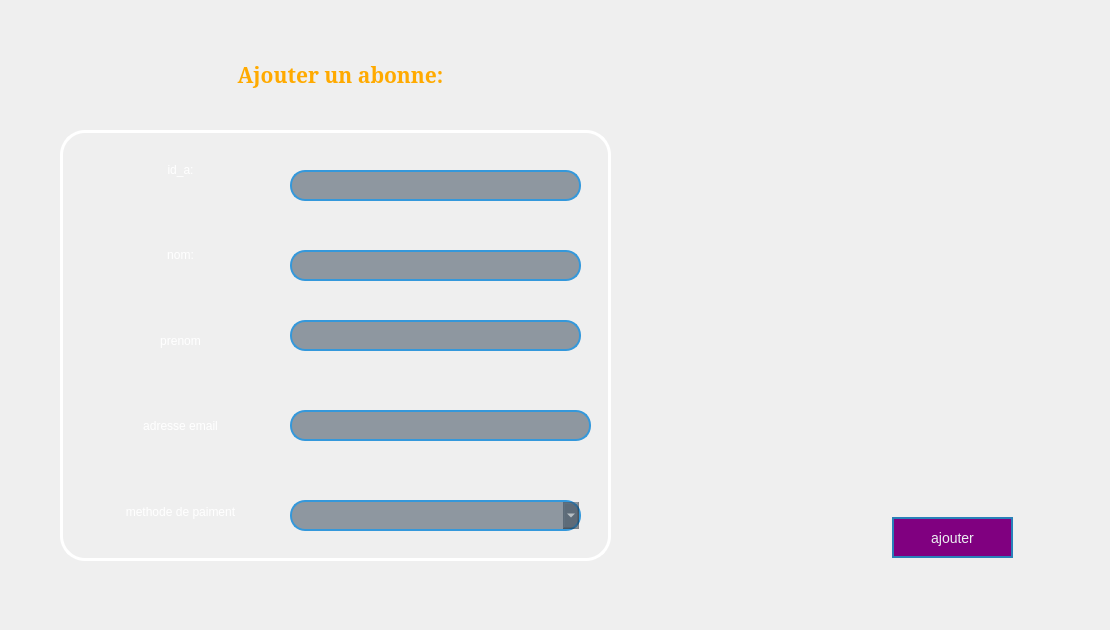
    <widget class="QWidget" name="pageAjouter">
     <attribute name="title">
      <string>pageAjouter</string>
     </attribute>
     <widget class="QLabel" name="label_4">
      <property name="geometry">
       <rect>
        <x>10</x>
        <y>10</y>
        <width>1091</width>
        <height>611</height>
       </rect>
      </property>
      <property name="styleSheet">
       <string notr="true">QTabWidget {
    background: qlineargradient(spread:pad, x1:0, y1:0, x2:0, y2:1, stop:0 rgba(30, 144, 255, 255), stop:1 rgba(0, 70, 128, 255)); /* Dégradé de bleu foncé à bleu clair */
}

/* Style des onglets */
QTabBar::tab {
    background-color: #00BCD4; /* Couleur d'arrière-plan de l'onglet - bleu turquoise */
    color: #ffffff; /* Couleur du texte de l'onglet - blanc */
    border: 2px solid #00BCD4; /* Bordure de l'onglet - bleu turquoise */
    padding: 12px 20px; /* Espacement interne - ajustez selon vos besoins */
}

/* Style des onglets lorsqu'ils sont survolés */
QTabBar::tab:hover {
    background-color: #0097A7; /* Couleur d'arrière-plan au survol - bleu plus foncé */
}

/* Style des onglets actifs */
QTabBar::tab:selected {
    background-color: #ffffff; /* Couleur d'arrière-plan de l'onglet actif - blanc */
    color: #00BCD4; /* Couleur du texte de l'onglet actif - bleu turquoise */
    border-bottom: 2px solid #00BCD4; /* Bordure en bas de l'onglet actif - bleu turquoise */
}

/* Style du contenu des onglets */
QTabWidget::pane {
    border: 2px solid #00BCD4; /* Bordure du contenu des onglets - bleu turquoise */
    border-top: 0; /* Supprimer la bordure supérieure */
}

/* Style des boutons de fermeture des onglets */
QTabBar::close-button {
    image: url(close.png); /* Remplacez par le chemin de votre icône de fermeture */
    subcontrol-position: right; /* Position à droite du texte de l'onglet */
}

QTabBar::close-button:hover {
    image: url(close-hover.png); /* Icône de fermeture au survol */
}

/* Ajustement de la police */
QTabBar {
    font-size: 16px; /* Taille de la police pour les onglets */
    qproperty-drawBase: 0; /* Désactiver le dessin de la base (fond) de l'onglet */
}</string>
      </property>
      <property name="text">
       <string/>
      </property>
      <property name="pixmap">
       <pixmap>images/backg.jpg.jpg</pixmap>
      </property>
      <property name="scaledContents">
       <bool>true</bool>
      </property>
     </widget>
     <widget class="QLabel" name="label_11">
      <property name="geometry">
       <rect>
        <x>140</x>
        <y>30</y>
        <width>401</width>
        <height>91</height>
       </rect>
      </property>
      <property name="palette">
       <palette>
        <active>
         <colorrole role="Button">
          <brush brushstyle="LinearGradientPattern">
           <gradient startx="0.000000000000000" starty="0.000000000000000" endx="1.000000000000000" endy="0.000000000000000" type="LinearGradient" spread="PadSpread" coordinatemode="ObjectBoundingMode">
            <gradientstop position="0.000000000000000">
             <color alpha="255">
              <red>0</red>
              <green>0</green>
              <blue>102</blue>
             </color>
            </gradientstop>
            <gradientstop position="0.250000000000000">
             <color alpha="255">
              <red>0</red>
              <green>0</green>
              <blue>102</blue>
             </color>
            </gradientstop>
            <gradientstop position="0.750000000000000">
             <color alpha="255">
              <red>173</red>
              <green>216</green>
              <blue>230</blue>
             </color>
            </gradientstop>
            <gradientstop position="1.000000000000000">
             <color alpha="255">
              <red>173</red>
              <green>216</green>
              <blue>230</blue>
             </color>
            </gradientstop>
           </gradient>
          </brush>
         </colorrole>
         <colorrole role="Base">
          <brush brushstyle="LinearGradientPattern">
           <gradient startx="0.000000000000000" starty="0.000000000000000" endx="1.000000000000000" endy="0.000000000000000" type="LinearGradient" spread="PadSpread" coordinatemode="ObjectBoundingMode">
            <gradientstop position="0.000000000000000">
             <color alpha="255">
              <red>0</red>
              <green>0</green>
              <blue>102</blue>
             </color>
            </gradientstop>
            <gradientstop position="0.250000000000000">
             <color alpha="255">
              <red>0</red>
              <green>0</green>
              <blue>102</blue>
             </color>
            </gradientstop>
            <gradientstop position="0.750000000000000">
             <color alpha="255">
              <red>173</red>
              <green>216</green>
              <blue>230</blue>
             </color>
            </gradientstop>
            <gradientstop position="1.000000000000000">
             <color alpha="255">
              <red>173</red>
              <green>216</green>
              <blue>230</blue>
             </color>
            </gradientstop>
           </gradient>
          </brush>
         </colorrole>
         <colorrole role="Window">
          <brush brushstyle="LinearGradientPattern">
           <gradient startx="0.000000000000000" starty="0.000000000000000" endx="1.000000000000000" endy="0.000000000000000" type="LinearGradient" spread="PadSpread" coordinatemode="ObjectBoundingMode">
            <gradientstop position="0.000000000000000">
             <color alpha="255">
              <red>0</red>
              <green>0</green>
              <blue>102</blue>
             </color>
            </gradientstop>
            <gradientstop position="0.250000000000000">
             <color alpha="255">
              <red>0</red>
              <green>0</green>
              <blue>102</blue>
             </color>
            </gradientstop>
            <gradientstop position="0.750000000000000">
             <color alpha="255">
              <red>173</red>
              <green>216</green>
              <blue>230</blue>
             </color>
            </gradientstop>
            <gradientstop position="1.000000000000000">
             <color alpha="255">
              <red>173</red>
              <green>216</green>
              <blue>230</blue>
             </color>
            </gradientstop>
           </gradient>
          </brush>
         </colorrole>
        </active>
        <inactive>
         <colorrole role="Button">
          <brush brushstyle="LinearGradientPattern">
           <gradient startx="0.000000000000000" starty="0.000000000000000" endx="1.000000000000000" endy="0.000000000000000" type="LinearGradient" spread="PadSpread" coordinatemode="ObjectBoundingMode">
            <gradientstop position="0.000000000000000">
             <color alpha="255">
              <red>0</red>
              <green>0</green>
              <blue>102</blue>
             </color>
            </gradientstop>
            <gradientstop position="0.250000000000000">
             <color alpha="255">
              <red>0</red>
              <green>0</green>
              <blue>102</blue>
             </color>
            </gradientstop>
            <gradientstop position="0.750000000000000">
             <color alpha="255">
              <red>173</red>
              <green>216</green>
              <blue>230</blue>
             </color>
            </gradientstop>
            <gradientstop position="1.000000000000000">
             <color alpha="255">
              <red>173</red>
              <green>216</green>
              <blue>230</blue>
             </color>
            </gradientstop>
           </gradient>
          </brush>
         </colorrole>
         <colorrole role="Base">
          <brush brushstyle="LinearGradientPattern">
           <gradient startx="0.000000000000000" starty="0.000000000000000" endx="1.000000000000000" endy="0.000000000000000" type="LinearGradient" spread="PadSpread" coordinatemode="ObjectBoundingMode">
            <gradientstop position="0.000000000000000">
             <color alpha="255">
              <red>0</red>
              <green>0</green>
              <blue>102</blue>
             </color>
            </gradientstop>
            <gradientstop position="0.250000000000000">
             <color alpha="255">
              <red>0</red>
              <green>0</green>
              <blue>102</blue>
             </color>
            </gradientstop>
            <gradientstop position="0.750000000000000">
             <color alpha="255">
              <red>173</red>
              <green>216</green>
              <blue>230</blue>
             </color>
            </gradientstop>
            <gradientstop position="1.000000000000000">
             <color alpha="255">
              <red>173</red>
              <green>216</green>
              <blue>230</blue>
             </color>
            </gradientstop>
           </gradient>
          </brush>
         </colorrole>
         <colorrole role="Window">
          <brush brushstyle="LinearGradientPattern">
           <gradient startx="0.000000000000000" starty="0.000000000000000" endx="1.000000000000000" endy="0.000000000000000" type="LinearGradient" spread="PadSpread" coordinatemode="ObjectBoundingMode">
            <gradientstop position="0.000000000000000">
             <color alpha="255">
              <red>0</red>
              <green>0</green>
              <blue>102</blue>
             </color>
            </gradientstop>
            <gradientstop position="0.250000000000000">
             <color alpha="255">
              <red>0</red>
              <green>0</green>
              <blue>102</blue>
             </color>
            </gradientstop>
            <gradientstop position="0.750000000000000">
             <color alpha="255">
              <red>173</red>
              <green>216</green>
              <blue>230</blue>
             </color>
            </gradientstop>
            <gradientstop position="1.000000000000000">
             <color alpha="255">
              <red>173</red>
              <green>216</green>
              <blue>230</blue>
             </color>
            </gradientstop>
           </gradient>
          </brush>
         </colorrole>
        </inactive>
        <disabled>
         <colorrole role="Button">
          <brush brushstyle="LinearGradientPattern">
           <gradient startx="0.000000000000000" starty="0.000000000000000" endx="1.000000000000000" endy="0.000000000000000" type="LinearGradient" spread="PadSpread" coordinatemode="ObjectBoundingMode">
            <gradientstop position="0.000000000000000">
             <color alpha="255">
              <red>0</red>
              <green>0</green>
              <blue>102</blue>
             </color>
            </gradientstop>
            <gradientstop position="0.250000000000000">
             <color alpha="255">
              <red>0</red>
              <green>0</green>
              <blue>102</blue>
             </color>
            </gradientstop>
            <gradientstop position="0.750000000000000">
             <color alpha="255">
              <red>173</red>
              <green>216</green>
              <blue>230</blue>
             </color>
            </gradientstop>
            <gradientstop position="1.000000000000000">
             <color alpha="255">
              <red>173</red>
              <green>216</green>
              <blue>230</blue>
             </color>
            </gradientstop>
           </gradient>
          </brush>
         </colorrole>
         <colorrole role="Base">
          <brush brushstyle="LinearGradientPattern">
           <gradient startx="0.000000000000000" starty="0.000000000000000" endx="1.000000000000000" endy="0.000000000000000" type="LinearGradient" spread="PadSpread" coordinatemode="ObjectBoundingMode">
            <gradientstop position="0.000000000000000">
             <color alpha="255">
              <red>0</red>
              <green>0</green>
              <blue>102</blue>
             </color>
            </gradientstop>
            <gradientstop position="0.250000000000000">
             <color alpha="255">
              <red>0</red>
              <green>0</green>
              <blue>102</blue>
             </color>
            </gradientstop>
            <gradientstop position="0.750000000000000">
             <color alpha="255">
              <red>173</red>
              <green>216</green>
              <blue>230</blue>
             </color>
            </gradientstop>
            <gradientstop position="1.000000000000000">
             <color alpha="255">
              <red>173</red>
              <green>216</green>
              <blue>230</blue>
             </color>
            </gradientstop>
           </gradient>
          </brush>
         </colorrole>
         <colorrole role="Window">
          <brush brushstyle="LinearGradientPattern">
           <gradient startx="0.000000000000000" starty="0.000000000000000" endx="1.000000000000000" endy="0.000000000000000" type="LinearGradient" spread="PadSpread" coordinatemode="ObjectBoundingMode">
            <gradientstop position="0.000000000000000">
             <color alpha="255">
              <red>0</red>
              <green>0</green>
              <blue>102</blue>
             </color>
            </gradientstop>
            <gradientstop position="0.250000000000000">
             <color alpha="255">
              <red>0</red>
              <green>0</green>
              <blue>102</blue>
             </color>
            </gradientstop>
            <gradientstop position="0.750000000000000">
             <color alpha="255">
              <red>173</red>
              <green>216</green>
              <blue>230</blue>
             </color>
            </gradientstop>
            <gradientstop position="1.000000000000000">
             <color alpha="255">
              <red>173</red>
              <green>216</green>
              <blue>230</blue>
             </color>
            </gradientstop>
           </gradient>
          </brush>
         </colorrole>
        </disabled>
       </palette>
      </property>
      <property name="font">
       <font>
        <family>MS Serif</family>
        <pointsize>16</pointsize>
       </font>
      </property>
      <property name="styleSheet">
       <string notr="true">font-size: 16pt;
font-family: &quot;MS Serif&quot;;
</string>
      </property>
      <property name="text">
       <string>&lt;!DOCTYPE HTML PUBLIC &quot;-//W3C//DTD HTML 4.0//EN&quot; &quot;http://www.w3.org/TR/REC-html40/strict.dtd&quot;&gt;
&lt;html&gt;&lt;head&gt;&lt;meta name=&quot;qrichtext&quot; content=&quot;1&quot; /&gt;&lt;style type=&quot;text/css&quot;&gt;
p, li { white-space: pre-wrap; }
&lt;/style&gt;&lt;/head&gt;&lt;body style=&quot; font-family:'MS Serif'; font-size:16pt; font-weight:400; font-style:normal;&quot;&gt;
&lt;p align=&quot;center&quot; dir='rtl' style=&quot; margin-top:0px; margin-bottom:0px; margin-left:0px; margin-right:0px; -qt-block-indent:0; text-indent:0px;&quot;&gt;&lt;span style=&quot; font-family:'MS Shell Dlg 2'; font-weight:600; color:#ffaa00;&quot;&gt;:Ajouter un abonne&lt;/span&gt;&lt;/p&gt;&lt;/body&gt;&lt;/html&gt;</string>
      </property>
      <property name="textFormat">
       <enum>Qt::AutoText</enum>
      </property>
     </widget>
     <widget class="QPushButton" name="ajouterButton">
      <property name="geometry">
       <rect>
        <x>892</x>
        <y>517</y>
        <width>121</width>
        <height>41</height>
       </rect>
      </property>
      <property name="styleSheet">
       <string notr="true">/* Style pour tous les boutons dans l'interface utilisateur */
QPushButton {
    font-size: 14px; /* Ajoutez un point-virgule ici */
    background-color: purple; /* Couleur de fond mauve par défaut */
    border: 2px solid #2980b9; /* Bordure bleue plus foncée par défaut */
    color: #ecf0f1; /* Couleur du texte par défaut */
}

/* Style pour tous les boutons en état survolé */
QPushButton:hover {
    font-size: 14px; /* Ajoutez un point-virgule ici */
    background-color: red; /* Couleur de fond blanche lorsqu'il est survolé */
    border: 2px solid #3498db; /* Bordure bleue lorsqu'il est survolé */
}

/* Style pour tous les boutons en état pressé (cliqué) */
QPushButton:pressed {
    font-size: 14px; /* Ajoutez un point-virgule ici */
    background-color: red; /* Couleur de fond rouge lorsqu'il est pressé */
    border: 2px solid #2980b9; /* Bordure bleue plus foncée lorsqu'il est pressé */
}

</string>
      </property>
      <property name="text">
       <string>ajouter</string>
      </property>
     </widget>
     <widget class="QGroupBox" name="groupBox">
      <property name="geometry">
       <rect>
        <x>60</x>
        <y>120</y>
        <width>551</width>
        <height>441</height>
       </rect>
      </property>
      <property name="styleSheet">
       <string notr="true">QGroupBox {
    border: 3px solid #ffffff;
    border-radius: 25px;
    padding: 5px;
    margin-top: 10px;
    font-size: 16px;
}

QGroupBox:title {
    subcontrol-origin: margin;
    subcontrol-position: top left;
    left: 10px;
    padding-left: 5px;
    padding-right: 5px;
    background-color: #f0f0f0;
    font-weight: bold;
}</string>
      </property>
      <property name="title">
       <string/>
      </property>
      <property name="alignment">
       <set>Qt::AlignCenter</set>
      </property>
      <widget class="QComboBox" name="comboBox">
       <property name="geometry">
        <rect>
         <x>230</x>
         <y>380</y>
         <width>291</width>
         <height>31</height>
        </rect>
       </property>
       <property name="styleSheet">
        <string notr="true">QComboBox {
    border: 2px solid #3498db; /* Bordure bleue */
    border-radius: 15px; /* Coins arrondis plus prononcés */
    padding: 5px 15px; /* Espacement interne */
    background-color: rgba(44, 62, 80, 0.5); /* Fond bleu foncé avec plus de transparence */
    selection-background-color: #2980b9; /* Couleur de fond de la sélection */
    color: #ecf0f1; /* Couleur du texte */
}

QComboBox:focus {
    border: 2px solid #2980b9; /* Bordure bleue plus foncée pendant le focus */
    color: #ecf0f1; /* Couleur du texte pendant le focus */
    outline: none; /* Supprimer l'effet de soulignement bleu sur le focus */
    box-shadow: 0 0 10px rgba(41, 128, 185, 0.7); /* Légère ombre lorsqu'en focus */
}

QComboBox::hover {
    background-color: rgba(52, 73, 94, 0.7); /* Fond bleu foncé plus clair avec plus de transparence lorsqu'il est survolé */
}

QComboBox::disabled {
    color: #bdc3c7; /* Couleur du texte lorsque désactivé */
    background-color: rgba(52, 73, 94, 0.4); /* Fond bleu foncé avec plus de transparence lorsqu'il est désactivé */
    border: 2px solid #566573; /* Bordure gris foncé lorsqu'il est désactivé */
}

QComboBox::placeholder {
    color: #bdc3c7; /* Couleur du texte de l'espace réservé */
}
</string>
       </property>
      </widget>
      <widget class="QLineEdit" name="lineEdit_email">
       <property name="geometry">
        <rect>
         <x>230</x>
         <y>290</y>
         <width>301</width>
         <height>31</height>
        </rect>
       </property>
       <property name="styleSheet">
        <string notr="true">QLineEdit {
    border: 2px solid #3498db; /* Bordure bleue */
    border-radius: 15px; /* Coins arrondis plus prononcés */
    padding: 5px 15px; /* Espacement interne */
    background-color: rgba(44, 62, 80, 0.5); /* Fond bleu foncé avec plus de transparence */
    selection-background-color: #2980b9; /* Couleur de fond de la sélection */
    color: #ecf0f1; /* Couleur du texte */
}

QLineEdit:focus {
    border: 2px solid #2980b9; /* Bordure bleue plus foncée pendant le focus */
    color: #ecf0f1; /* Couleur du texte pendant le focus */
    outline: none; /* Supprimer l'effet de soulignement bleu sur le focus */
    box-shadow: 0 0 10px rgba(41, 128, 185, 0.7); /* Légère ombre lorsqu'en focus */
}

QLineEdit::hover {
    background-color: rgba(52, 73, 94, 0.7); /* Fond bleu foncé plus clair avec plus de transparence lorsqu'il est survolé */
}

QLineEdit::disabled {
    color: #bdc3c7; /* Couleur du texte lorsque désactivé */
    background-color: rgba(52, 73, 94, 0.4); /* Fond bleu foncé avec plus de transparence lorsqu'il est désactivé */
    border: 2px solid #566573; /* Bordure gris foncé lorsqu'il est désactivé */
}

QLineEdit::placeholder {
    color: #bdc3c7; /* Couleur du texte de l'espace réservé */
}
</string>
       </property>
      </widget>
      <widget class="QLineEdit" name="lineEdit_prenom">
       <property name="geometry">
        <rect>
         <x>230</x>
         <y>200</y>
         <width>291</width>
         <height>31</height>
        </rect>
       </property>
       <property name="styleSheet">
        <string notr="true">QLineEdit {
    border: 2px solid #3498db; /* Bordure bleue */
    border-radius: 15px; /* Coins arrondis plus prononcés */
    padding: 5px 15px; /* Espacement interne */
    background-color: rgba(44, 62, 80, 0.5); /* Fond bleu foncé avec plus de transparence */
    selection-background-color: #2980b9; /* Couleur de fond de la sélection */
    color: #ecf0f1; /* Couleur du texte */
}

QLineEdit:focus {
    border: 2px solid #2980b9; /* Bordure bleue plus foncée pendant le focus */
    color: #ecf0f1; /* Couleur du texte pendant le focus */
    outline: none; /* Supprimer l'effet de soulignement bleu sur le focus */
    box-shadow: 0 0 10px rgba(41, 128, 185, 0.7); /* Légère ombre lorsqu'en focus */
}

QLineEdit::hover {
    background-color: rgba(52, 73, 94, 0.7); /* Fond bleu foncé plus clair avec plus de transparence lorsqu'il est survolé */
}

QLineEdit::disabled {
    color: #bdc3c7; /* Couleur du texte lorsque désactivé */
    background-color: rgba(52, 73, 94, 0.4); /* Fond bleu foncé avec plus de transparence lorsqu'il est désactivé */
    border: 2px solid #566573; /* Bordure gris foncé lorsqu'il est désactivé */
}

QLineEdit::placeholder {
    color: #bdc3c7; /* Couleur du texte de l'espace réservé */
}
</string>
       </property>
      </widget>
      <widget class="QLineEdit" name="lineEdit_nom">
       <property name="geometry">
        <rect>
         <x>230</x>
         <y>130</y>
         <width>291</width>
         <height>31</height>
        </rect>
       </property>
       <property name="styleSheet">
        <string notr="true">QLineEdit {
    border: 2px solid #3498db; /* Bordure bleue */
    border-radius: 15px; /* Coins arrondis plus prononcés */
    padding: 5px 15px; /* Espacement interne */
    background-color: rgba(44, 62, 80, 0.5); /* Fond bleu foncé avec plus de transparence */
    selection-background-color: #2980b9; /* Couleur de fond de la sélection */
    color: #ecf0f1; /* Couleur du texte */
}

QLineEdit:focus {
    border: 2px solid #2980b9; /* Bordure bleue plus foncée pendant le focus */
    color: #ecf0f1; /* Couleur du texte pendant le focus */
    outline: none; /* Supprimer l'effet de soulignement bleu sur le focus */
    box-shadow: 0 0 10px rgba(41, 128, 185, 0.7); /* Légère ombre lorsqu'en focus */
}

QLineEdit::hover {
    background-color: rgba(52, 73, 94, 0.7); /* Fond bleu foncé plus clair avec plus de transparence lorsqu'il est survolé */
}

QLineEdit::disabled {
    color: #bdc3c7; /* Couleur du texte lorsque désactivé */
    background-color: rgba(52, 73, 94, 0.4); /* Fond bleu foncé avec plus de transparence lorsqu'il est désactivé */
    border: 2px solid #566573; /* Bordure gris foncé lorsqu'il est désactivé */
}

QLineEdit::placeholder {
    color: #bdc3c7; /* Couleur du texte de l'espace réservé */
}
</string>
       </property>
      </widget>
      <widget class="QLineEdit" name="lineEdit_id">
       <property name="geometry">
        <rect>
         <x>230</x>
         <y>50</y>
         <width>291</width>
         <height>31</height>
        </rect>
       </property>
       <property name="styleSheet">
        <string notr="true">QLineEdit {
    border: 2px solid #3498db; /* Bordure bleue */
    border-radius: 15px; /* Coins arrondis plus prononcés */
    padding: 5px 15px; /* Espacement interne */
    background-color: rgba(44, 62, 80, 0.5); /* Fond bleu foncé avec plus de transparence */
    selection-background-color: #2980b9; /* Couleur de fond de la sélection */
    color: #ecf0f1; /* Couleur du texte */
}

QLineEdit:focus {
    border: 2px solid #2980b9; /* Bordure bleue plus foncée pendant le focus */
    color: #ecf0f1; /* Couleur du texte pendant le focus */
    outline: none; /* Supprimer l'effet de soulignement bleu sur le focus */
    box-shadow: 0 0 10px rgba(41, 128, 185, 0.7); /* Légère ombre lorsqu'en focus */
}

QLineEdit::hover {
    background-color: rgba(52, 73, 94, 0.7); /* Fond bleu foncé plus clair avec plus de transparence lorsqu'il est survolé */
}

QLineEdit::disabled {
    color: #bdc3c7; /* Couleur du texte lorsque désactivé */
    background-color: rgba(52, 73, 94, 0.4); /* Fond bleu foncé avec plus de transparence lorsqu'il est désactivé */
    border: 2px solid #566573; /* Bordure gris foncé lorsqu'il est désactivé */
}

QLineEdit::placeholder {
    color: #bdc3c7; /* Couleur du texte de l'espace réservé */
}
</string>
       </property>
      </widget>
      <widget class="QWidget" name="verticalLayoutWidget">
       <property name="geometry">
        <rect>
         <x>10</x>
         <y>10</y>
         <width>221</width>
         <height>421</height>
        </rect>
       </property>
       <layout class="QVBoxLayout" name="verticalLayout">
        <item>
         <widget class="QLabel" name="id_a">
          <property name="styleSheet">
           <string notr="true">QLabel {
	font: 75 14pt &quot;Times New Roman&quot;;
    color: white;
    border: none;            
    border-radius: 0px;      
    background: transparent;
}
</string>
          </property>
          <property name="text">
           <string>id_a:</string>
          </property>
          <property name="alignment">
           <set>Qt::AlignCenter</set>
          </property>
         </widget>
        </item>
        <item>
         <widget class="QLabel" name="nom">
          <property name="styleSheet">
           <string notr="true">QLabel {
	font: 75 14pt &quot;Times New Roman&quot;;
    color: white;
    border: none;            
    border-radius: 0px;      
    background: transparent;
}
</string>
          </property>
          <property name="text">
           <string>nom:</string>
          </property>
          <property name="alignment">
           <set>Qt::AlignCenter</set>
          </property>
         </widget>
        </item>
        <item>
         <widget class="QLabel" name="prenom">
          <property name="styleSheet">
           <string notr="true">QLabel {
	font: 75 14pt &quot;Times New Roman&quot;;
    color: white;
    border: none;            
    border-radius: 0px;      
    background: transparent;
}
</string>
          </property>
          <property name="text">
           <string>prenom</string>
          </property>
          <property name="alignment">
           <set>Qt::AlignCenter</set>
          </property>
         </widget>
        </item>
        <item>
         <widget class="QLabel" name="email">
          <property name="styleSheet">
           <string notr="true">QLabel {
	font: 75 14pt &quot;Times New Roman&quot;;
    color: white;
    border: none;            
    border-radius: 0px;      
    background: transparent;
}
</string>
          </property>
          <property name="text">
           <string>adresse email</string>
          </property>
          <property name="alignment">
           <set>Qt::AlignCenter</set>
          </property>
         </widget>
        </item>
        <item>
         <widget class="QLabel" name="paiment">
          <property name="styleSheet">
           <string notr="true">QLabel {
	font: 75 14pt &quot;Times New Roman&quot;;
    color: white;
    border: none;            
    border-radius: 0px;      
    background: transparent;
}
</string>
          </property>
          <property name="text">
           <string>methode de paiment</string>
          </property>
          <property name="alignment">
           <set>Qt::AlignCenter</set>
          </property>
         </widget>
        </item>
       </layout>
      </widget>
     </widget>
    </widget>
